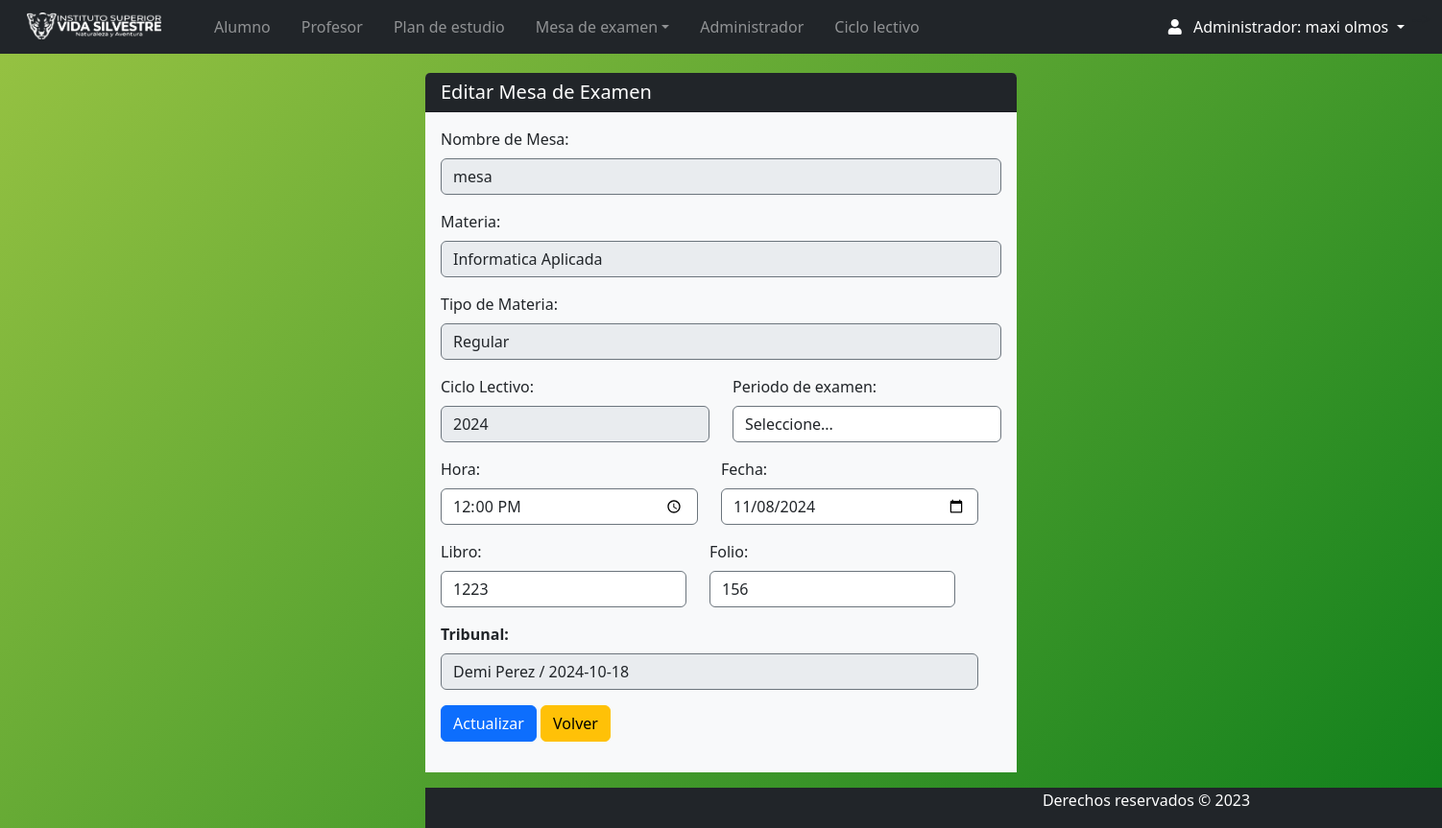
Screenshot of /Views/admin/mesa_edit.php?id=7 (signed in) with the database file from the repository.
### tables this page shows
CREATE TABLE `mesa_examen` (
  `id_mesa` int(11) NOT NULL,
  `id_materia` int(11) DEFAULT NULL,
  `fecha` date DEFAULT NULL,
  `nombre_mesa` varchar(30) DEFAULT NULL,
  `hora` time DEFAULT NULL,
  `id_ciclo` int(11) DEFAULT NULL,
  `id_tipo` int(11) DEFAULT NULL,
  `estado` varchar(11) DEFAULT NULL,
  `libro` varchar(20) NOT NULL,
  `folio` int(11) DEFAULT NULL,
  `id_t` int(11) NOT NULL,
  `periodo` varchar(50) NOT NULL
);

CREATE TABLE `materia` (
  `id_materia` int(11) NOT NULL,
  `Nombre` varchar(255) DEFAULT NULL,
  `descripcion` varchar(50) DEFAULT NULL,
  `horas` varchar(5) DEFAULT NULL,
  `num_resolucion` varchar(15) DEFAULT NULL,
  `año_cursado` varchar(20) NOT NULL,
  `id_tipo` int(11) DEFAULT NULL,
  `estado` varchar(11) DEFAULT NULL,
  `plan_estudio` varchar(50) DEFAULT NULL
);

CREATE TABLE `tipo` (
  `id_tipo` int(11) NOT NULL,
  `nombre_tipo` varchar(50) NOT NULL
);

### Views/admin/mesa_edit.php (the view, shortened to what this page needs)
<?php
require_once('../../conn/connection.php');
$id = $_GET['id'];
$sqli = "SELECT * FROM mesa_examen WHERE id_mesa=?";
$stmt = $conexion->prepare($sqli);
$stmt->bind_param("i", $id);
$stmt->execute();
$resultado = $stmt->get_result();
$row = $resultado->fetch_assoc();
?>
<?php require 'navbar.php'; ?>
    <div class="container mt-3 " style="width: 40rem">
        <div class="row d-flex justify-content-center ">
            <div class="col ">
                <div class="card rounded-2 border-0">
                    <h5 class="card-header bg-dark text-white">Editar Mesa de Examen</h5>
                    <div class="card-body bg-light">
                        <form action="" method="post">
                            <div class="form-group">
                                <label for="nombre_mesa">Nombre de Mesa:</label>
                                <input type="text" name="nombre_mesa" autocomplete="off" class="form-control" value="<?php echo $row['nombre_mesa']?>"disabled>
                            </div>
                            <div class="form-group">
                                <label for="materia">Materia:</label>
                                <select name="materia" id="materia" class="form-control" autocomplete="off" disabled>
                                    <?php
                                    $sqlM = "SELECT * FROM materia WHERE  estado = 'Activo' AND id_materia=" . $row['id_materia'];
                                    $resultadoM = $conexion->query($sqlM);
                                    $rowM = $resultadoM->fetch_assoc();
                                    echo "<option hidden value=" . $rowM["id_materia"] . ">" . $rowM["Nombre"] . " </option>";
                                    ?>
                                </select>
                            </div>
                            <div class="form-group">
                                <label for="id_tipo">Tipo de Materia:</label>
                                <select name="id_tipo" class="form-control" autocomplete="off" disabled>
                                    <?php
                                $sqlt = "SELECT * FROM tipo WHERE id_tipo= " . $row['id_tipo'];
                                    $resultadoM = $conexion->query($sqlt);
                                    $rowt = $resultadoM->fetch_assoc();
                                    echo "<option hidden value=" . $rowt["id_tipo"] . ">" . $rowt["nombre_tipo"] . " </option>";
                                    ?>
                                </select>
                            </div>
                             <div class="row">
                            <div class="form-group col-sm-12 col-md-6 mb-3">
                            <label for="ciclo_lectivo">Ciclo Lectivo:</label>
                                <select name="ciclo_lectivo" id="ciclo_lectivo" class="form-control" autocomplete="off" disabled>
                                    <?php
                                    $query_ciclos = "SELECT id_ciclo, nombre_ciclo FROM ciclo_lectivo";
                                    $result_ciclos = $db->query($query_ciclos);
                                    while ($row_ciclo = $result_ciclos->fetch(PDO::FETCH_ASSOC)) {
                                        echo "<option value='" . $row_ciclo['id_ciclo'] . "'>" . $row_ciclo['nombre_ciclo'] . "</option>";
                                    }
                                    ?>
                                </select>
                            </div>
                               <div class="form-group col-sm-12 col-md-6 mb-3">
                                <label for="periodo">Periodo de examen:</label>
                            <select name="periodo"  class="form-control" autocomplete="off" required>
                                                    <option value=""  selected>Seleccione...</option>
                                                </select>
                                             </div>
                            <div class="row">
                            <div class="form-group col-sm-12 col-md-6 mb-3">
                                <label for="hora">Hora:</label>
                                <input type="time" name="hora" autocomplete="off" class="form-control" value="<?php echo $row['hora']?>">
                            </div>
                               <div class="form-group col-sm-12 col-md-6 mb-3">
                                <label for="fecha">Fecha:</label>
                                <input type="date" name="fecha" autocomplete="off" class="form-control" value="<?php echo $row['fecha']?>">
                             </div>
                             <div class="row">
                             <div class="form-group col-sm-12 col-md-6 mb-3">
                                <label for="libro">Libro:</label>
                                <input type="number" name="libro" autocomplete="off" class="form-control" value="<?php echo $row['libro']?>">
                             </div>
                             <div class="form-group col-sm-12 col-md-6 mb-3">
                                <label for="folio">Folio:</label>
                                <input type="number" name="folio" autocomplete="off" class="form-control" value="<?php echo $row['folio']?>" >
                             </div>
                                </div>
                               <div class="form-group">
                                <label for="tribunal"><strong>Tribunal:</strong></label>
                                <select name="tribunal" class="form-control" disabled>
                                    <?php
                                    $sqlt = $conexion->query("SELECT * FROM tribunal");
                                    while ($resultadot = $sqlt->fetch_assoc()) {
                                        echo "<option value='" . $resultadot["id_t"] . "'>" . $resultadot["presidente"] . " / " . $resultadot["fecha_1"] . " </option>";
                                    }
                                    ?>
                                </select>
                              </div>
                              </div>
                            <br>
                            <div class="form-group">
                            <button type="submit" class="btn btn-primary">Actualizar</button>
                            <a class="btn btn-warning" href="mesa_alumno.php">Volver</a>
                        </div>
                        </form>
                    </div>
                </div>
            </div>
        </div>
    </div>
<?php require 'footer.php'; ?>

### css/style.css (style rules this page uses)
body { background: linear-gradient(135deg, #98c343, #10801c); position: relative; padding-bottom: 10px; min-height: 100vh; }
input { border-style: solid !important; border-color: #6c757d !important; border-width: 1.5px !important; }
select { border-style: solid !important; border-color: #6c757d !important; border-width: 1px !important; }
input[type="number"] { -webkit-appearance: none; -moz-appearance: textfield; appearance: none; margin: 0; }

### rows the page displays
mesa_examen: nombre_mesa "mesa", hora "12:00:00", fecha "11/08/2024", libro "1223", folio "156"
materia: materia "Informatica Aplicada"
tipo: id_tipo "Regular"

### other values shown
$_SESSION['nombre'] "maxi"
$_SESSION['apellido'] "olmos"
form field ciclo_lectivo "2024"
form field tribunal "Demi Perez / 2024-10-18"
